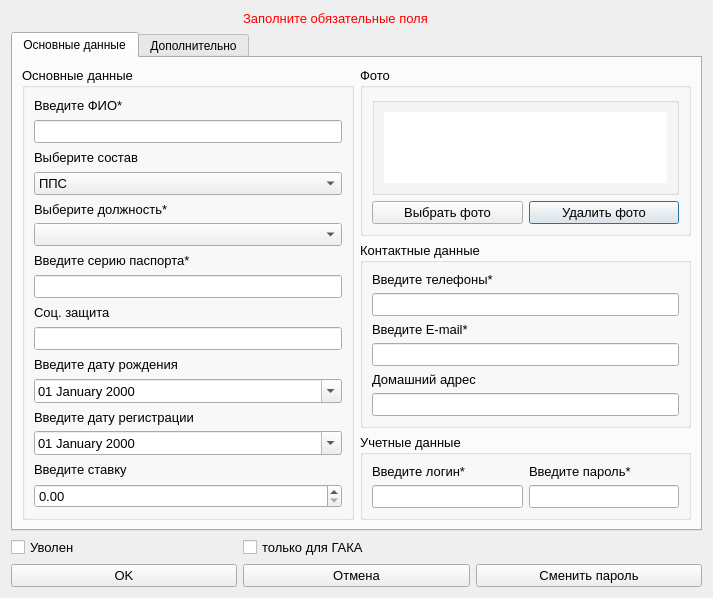
<?xml version="1.0" encoding="UTF-8"?>
<ui version="4.0">
 <class>AddOrEditSotrudnik</class>
 <widget class="QDialog" name="AddOrEditSotrudnik">
  <property name="geometry">
   <rect>
    <x>0</x>
    <y>0</y>
    <width>713</width>
    <height>598</height>
   </rect>
  </property>
  <property name="windowTitle">
   <string>Dialog</string>
  </property>
  <property name="styleSheet">
   <string notr="true"/>
  </property>
  <layout class="QGridLayout" name="gridLayout">
   <item row="0" column="1">
    <widget class="QLabel" name="label_error">
     <property name="font">
      <font>
       <pointsize>10</pointsize>
      </font>
     </property>
     <property name="styleSheet">
      <string notr="true">color:red;</string>
     </property>
     <property name="text">
      <string>Заполните обязательные поля</string>
     </property>
    </widget>
   </item>
   <item row="1" column="0" colspan="3">
    <widget class="QTabWidget" name="tabWidget">
     <property name="currentIndex">
      <number>0</number>
     </property>
     <widget class="QWidget" name="tab">
      <attribute name="title">
       <string>Основные данные</string>
      </attribute>
      <layout class="QGridLayout" name="gridLayout_9">
       <item row="0" column="1">
        <widget class="QGroupBox" name="groupBox_6">
         <property name="sizePolicy">
          <sizepolicy hsizetype="Expanding" vsizetype="Expanding">
           <horstretch>0</horstretch>
           <verstretch>0</verstretch>
          </sizepolicy>
         </property>
         <property name="font">
          <font>
           <pointsize>10</pointsize>
          </font>
         </property>
         <property name="title">
          <string>Фото</string>
         </property>
         <layout class="QGridLayout" name="gridLayout_7">
          <item row="1" column="0" colspan="2">
           <widget class="QGroupBox" name="groupBox_7">
            <property name="sizePolicy">
             <sizepolicy hsizetype="Expanding" vsizetype="Expanding">
              <horstretch>0</horstretch>
              <verstretch>0</verstretch>
             </sizepolicy>
            </property>
            <property name="title">
             <string/>
            </property>
            <layout class="QGridLayout" name="gridLayout_8">
             <item row="0" column="0">
              <widget class="QLabel" name="label_foto">
               <property name="styleSheet">
                <string notr="true">background:white;</string>
               </property>
               <property name="text">
                <string/>
               </property>
               <property name="alignment">
                <set>Qt::AlignBottom|Qt::AlignHCenter</set>
               </property>
              </widget>
             </item>
            </layout>
            <zorder>label_foto</zorder>
            <zorder>groupBox_2</zorder>
           </widget>
          </item>
          <item row="2" column="1">
           <widget class="QPushButton" name="pushButton_delPhoto">
            <property name="font">
             <font>
              <pointsize>10</pointsize>
             </font>
            </property>
            <property name="text">
             <string>Удалить фото</string>
            </property>
            <property name="icon">
             <iconset resource="../resourses.qrc">
              <normaloff>:/img/img/delete.png</normaloff>:/img/img/delete.png</iconset>
            </property>
           </widget>
          </item>
          <item row="2" column="0">
           <widget class="QPushButton" name="pushButton_choosePhoto">
            <property name="font">
             <font>
              <pointsize>10</pointsize>
             </font>
            </property>
            <property name="text">
             <string>Выбрать фото</string>
            </property>
            <property name="icon">
             <iconset resource="../resourses.qrc">
              <normaloff>:/img/img/1134892.png</normaloff>:/img/img/1134892.png</iconset>
            </property>
           </widget>
          </item>
         </layout>
        </widget>
       </item>
       <item row="1" column="1">
        <widget class="QGroupBox" name="groupBox_2">
         <property name="font">
          <font>
           <pointsize>10</pointsize>
          </font>
         </property>
         <property name="title">
          <string>Контактные данные</string>
         </property>
         <layout class="QGridLayout" name="gridLayout_3">
          <item row="0" column="0">
           <widget class="QLabel" name="label_tel">
            <property name="font">
             <font>
              <pointsize>10</pointsize>
             </font>
            </property>
            <property name="text">
             <string>Введите телефоны*</string>
            </property>
           </widget>
          </item>
          <item row="1" column="0">
           <widget class="QLineEdit" name="lineEdit_telephone">
            <property name="font">
             <font>
              <pointsize>10</pointsize>
             </font>
            </property>
           </widget>
          </item>
          <item row="3" column="0">
           <widget class="QLineEdit" name="lineEdit_Email">
            <property name="font">
             <font>
              <pointsize>10</pointsize>
             </font>
            </property>
           </widget>
          </item>
          <item row="5" column="0">
           <widget class="QLabel" name="label_DomAddress">
            <property name="font">
             <font>
              <pointsize>10</pointsize>
             </font>
            </property>
            <property name="text">
             <string>Домашний адрес</string>
            </property>
           </widget>
          </item>
          <item row="6" column="0">
           <widget class="QLineEdit" name="lineEdit_DomAdress">
            <property name="font">
             <font>
              <pointsize>10</pointsize>
             </font>
            </property>
           </widget>
          </item>
          <item row="2" column="0">
           <widget class="QLabel" name="label_mail">
            <property name="font">
             <font>
              <pointsize>10</pointsize>
             </font>
            </property>
            <property name="text">
             <string>Введите E-mail*</string>
            </property>
           </widget>
          </item>
         </layout>
        </widget>
       </item>
       <item row="2" column="1">
        <widget class="QGroupBox" name="groupBox_5">
         <property name="font">
          <font>
           <pointsize>10</pointsize>
          </font>
         </property>
         <property name="title">
          <string>Учетные данные</string>
         </property>
         <layout class="QGridLayout" name="gridLayout_6">
          <item row="1" column="2">
           <widget class="QLineEdit" name="lineEdit_parol">
            <property name="font">
             <font>
              <pointsize>10</pointsize>
             </font>
            </property>
            <property name="echoMode">
             <enum>QLineEdit::Password</enum>
            </property>
           </widget>
          </item>
          <item row="0" column="0">
           <widget class="QLabel" name="label_login">
            <property name="font">
             <font>
              <pointsize>10</pointsize>
             </font>
            </property>
            <property name="text">
             <string>Введите логин*</string>
            </property>
           </widget>
          </item>
          <item row="1" column="0">
           <widget class="QLineEdit" name="lineEdit_Login">
            <property name="font">
             <font>
              <pointsize>10</pointsize>
             </font>
            </property>
            <property name="echoMode">
             <enum>QLineEdit::Password</enum>
            </property>
           </widget>
          </item>
          <item row="0" column="2">
           <widget class="QLabel" name="label_parol">
            <property name="font">
             <font>
              <pointsize>10</pointsize>
             </font>
            </property>
            <property name="text">
             <string>Введите пароль*</string>
            </property>
           </widget>
          </item>
         </layout>
        </widget>
       </item>
       <item row="0" column="0" rowspan="3">
        <widget class="QGroupBox" name="groupBox">
         <property name="font">
          <font>
           <pointsize>10</pointsize>
          </font>
         </property>
         <property name="title">
          <string>Основные данные</string>
         </property>
         <layout class="QGridLayout" name="gridLayout_2">
          <item row="18" column="0">
           <widget class="QDateEdit" name="dateEdit_dateRojdenie">
            <property name="font">
             <font>
              <pointsize>10</pointsize>
             </font>
            </property>
            <property name="displayFormat">
             <string>dd MMMM yyyy</string>
            </property>
            <property name="calendarPopup">
             <bool>true</bool>
            </property>
           </widget>
          </item>
          <item row="17" column="0">
           <widget class="QLabel" name="label_daraRojd">
            <property name="font">
             <font>
              <pointsize>10</pointsize>
             </font>
            </property>
            <property name="text">
             <string>Введите дату рождения</string>
            </property>
           </widget>
          </item>
          <item row="7" column="0">
           <widget class="QLineEdit" name="lineEdit_SeriaPasporta">
            <property name="font">
             <font>
              <pointsize>10</pointsize>
             </font>
            </property>
           </widget>
          </item>
          <item row="0" column="0">
           <widget class="QLabel" name="labelFIO">
            <property name="font">
             <font>
              <pointsize>10</pointsize>
             </font>
            </property>
            <property name="text">
             <string>Введите ФИО*</string>
            </property>
           </widget>
          </item>
          <item row="1" column="0">
           <widget class="QLineEdit" name="lineEdit_FIO">
            <property name="font">
             <font>
              <pointsize>10</pointsize>
             </font>
            </property>
           </widget>
          </item>
          <item row="6" column="0">
           <widget class="QLabel" name="label_seriaPasporta">
            <property name="font">
             <font>
              <pointsize>10</pointsize>
             </font>
            </property>
            <property name="text">
             <string>Введите серию паспорта*</string>
            </property>
           </widget>
          </item>
          <item row="20" column="0">
           <widget class="QDateEdit" name="dateEdit_dateReg">
            <property name="font">
             <font>
              <pointsize>10</pointsize>
             </font>
            </property>
            <property name="displayFormat">
             <string>dd MMMM yyyy</string>
            </property>
            <property name="calendarPopup">
             <bool>true</bool>
            </property>
           </widget>
          </item>
          <item row="19" column="0">
           <widget class="QLabel" name="label_DataReg">
            <property name="font">
             <font>
              <pointsize>10</pointsize>
             </font>
            </property>
            <property name="text">
             <string>Введите дату регистрации</string>
            </property>
           </widget>
          </item>
          <item row="28" column="0">
           <widget class="QDoubleSpinBox" name="lineEdit_Stavka">
            <property name="font">
             <font>
              <pointsize>10</pointsize>
             </font>
            </property>
            <property name="decimals">
             <number>2</number>
            </property>
            <property name="maximum">
             <double>1009999999.000000000000000</double>
            </property>
           </widget>
          </item>
          <item row="27" column="0">
           <widget class="QLabel" name="label_Stavka">
            <property name="font">
             <font>
              <pointsize>10</pointsize>
             </font>
            </property>
            <property name="text">
             <string>Введите ставку</string>
            </property>
           </widget>
          </item>
          <item row="8" column="0">
           <widget class="QLabel" name="label_SocZash">
            <property name="font">
             <font>
              <pointsize>10</pointsize>
             </font>
            </property>
            <property name="text">
             <string>Соц. защита</string>
            </property>
           </widget>
          </item>
          <item row="4" column="0">
           <widget class="QLabel" name="label_dolj">
            <property name="font">
             <font>
              <pointsize>10</pointsize>
             </font>
            </property>
            <property name="text">
             <string>Выберите должность*</string>
            </property>
           </widget>
          </item>
          <item row="5" column="0">
           <widget class="QComboBox" name="comboBox_dolj">
            <property name="font">
             <font>
              <pointsize>10</pointsize>
             </font>
            </property>
           </widget>
          </item>
          <item row="9" column="0">
           <widget class="QLineEdit" name="lineEdit_SocZashita">
            <property name="font">
             <font>
              <pointsize>10</pointsize>
             </font>
            </property>
           </widget>
          </item>
          <item row="2" column="0">
           <widget class="QLabel" name="label_sostav">
            <property name="font">
             <font>
              <pointsize>10</pointsize>
             </font>
            </property>
            <property name="text">
             <string>Выберите состав</string>
            </property>
           </widget>
          </item>
          <item row="3" column="0">
           <widget class="QComboBox" name="comboBox_sostav">
            <property name="font">
             <font>
              <pointsize>10</pointsize>
             </font>
            </property>
            <item>
             <property name="text">
              <string>ППС</string>
             </property>
            </item>
            <item>
             <property name="text">
              <string>УВС</string>
             </property>
            </item>
           </widget>
          </item>
         </layout>
        </widget>
       </item>
      </layout>
     </widget>
     <widget class="QWidget" name="tab_2">
      <attribute name="title">
       <string>Дополнительно</string>
      </attribute>
      <layout class="QGridLayout" name="gridLayout_10">
       <item row="0" column="0">
        <widget class="QGroupBox" name="groupBox_3">
         <property name="font">
          <font>
           <pointsize>10</pointsize>
          </font>
         </property>
         <property name="title">
          <string>Образование и стаж</string>
         </property>
         <layout class="QGridLayout" name="gridLayout_4">
          <item row="1" column="0">
           <widget class="QLineEdit" name="lineEdit_Obrazovanie">
            <property name="font">
             <font>
              <pointsize>10</pointsize>
             </font>
            </property>
           </widget>
          </item>
          <item row="0" column="0">
           <widget class="QLabel" name="label_obrazov">
            <property name="font">
             <font>
              <pointsize>10</pointsize>
             </font>
            </property>
            <property name="text">
             <string>Введите образование*</string>
            </property>
           </widget>
          </item>
          <item row="2" column="0">
           <widget class="QLabel" name="label_UchZvan">
            <property name="font">
             <font>
              <pointsize>10</pointsize>
             </font>
            </property>
            <property name="text">
             <string>Введите учебное звание</string>
            </property>
           </widget>
          </item>
          <item row="3" column="0">
           <widget class="QLineEdit" name="lineEdit_UchebnoZvanie">
            <property name="font">
             <font>
              <pointsize>10</pointsize>
             </font>
            </property>
            <property name="text">
             <string>нет</string>
            </property>
           </widget>
          </item>
          <item row="4" column="0">
           <widget class="QLabel" name="label_ObshiiStaj">
            <property name="font">
             <font>
              <pointsize>10</pointsize>
             </font>
            </property>
            <property name="text">
             <string>Введите общий стаж</string>
            </property>
           </widget>
          </item>
          <item row="5" column="0">
           <widget class="QLineEdit" name="lineEdit_ObshiiStaj">
            <property name="font">
             <font>
              <pointsize>10</pointsize>
             </font>
            </property>
           </widget>
          </item>
          <item row="6" column="0">
           <widget class="QLabel" name="label_StajKGTU">
            <property name="font">
             <font>
              <pointsize>10</pointsize>
             </font>
            </property>
            <property name="text">
             <string>Введите стаж в КГТУ</string>
            </property>
           </widget>
          </item>
          <item row="7" column="0">
           <widget class="QLineEdit" name="lineEdit_StajVKGTU">
            <property name="font">
             <font>
              <pointsize>10</pointsize>
             </font>
            </property>
           </widget>
          </item>
          <item row="8" column="0">
           <widget class="QLabel" name="label_PedStaj">
            <property name="font">
             <font>
              <pointsize>10</pointsize>
             </font>
            </property>
            <property name="text">
             <string>Введите педагогический стаж</string>
            </property>
           </widget>
          </item>
          <item row="9" column="0">
           <widget class="QLineEdit" name="lineEdit_pedStaj">
            <property name="font">
             <font>
              <pointsize>10</pointsize>
             </font>
            </property>
           </widget>
          </item>
         </layout>
        </widget>
       </item>
       <item row="1" column="0">
        <widget class="QGroupBox" name="groupBox_4">
         <property name="font">
          <font>
           <pointsize>10</pointsize>
          </font>
         </property>
         <property name="title">
          <string>Дополнительные данные</string>
         </property>
         <layout class="QGridLayout" name="gridLayout_5">
          <item row="1" column="0">
           <widget class="QComboBox" name="comboBox_SemeqnoePoloj">
            <property name="font">
             <font>
              <pointsize>10</pointsize>
             </font>
            </property>
            <item>
             <property name="text">
              <string>холост</string>
             </property>
            </item>
            <item>
             <property name="text">
              <string>в браке</string>
             </property>
            </item>
           </widget>
          </item>
          <item row="0" column="0">
           <widget class="QLabel" name="label_SemPoloj">
            <property name="font">
             <font>
              <pointsize>10</pointsize>
             </font>
            </property>
            <property name="text">
             <string>Семейное положение</string>
            </property>
           </widget>
          </item>
          <item row="0" column="1">
           <widget class="QLabel" name="label_nacion">
            <property name="font">
             <font>
              <pointsize>10</pointsize>
             </font>
            </property>
            <property name="text">
             <string>Введите национальность</string>
            </property>
           </widget>
          </item>
          <item row="1" column="1">
           <widget class="QLineEdit" name="lineEdit_MestoRaboti">
            <property name="font">
             <font>
              <pointsize>10</pointsize>
             </font>
            </property>
           </widget>
          </item>
          <item row="2" column="0">
           <widget class="QLabel" name="label_mestorojd">
            <property name="font">
             <font>
              <pointsize>10</pointsize>
             </font>
            </property>
            <property name="text">
             <string>Место рождение</string>
            </property>
           </widget>
          </item>
          <item row="3" column="0">
           <widget class="QLineEdit" name="lineEdit_MestoRojdenia">
            <property name="font">
             <font>
              <pointsize>10</pointsize>
             </font>
            </property>
           </widget>
          </item>
          <item row="2" column="1">
           <widget class="QLabel" name="label_mestoRab">
            <property name="font">
             <font>
              <pointsize>10</pointsize>
             </font>
            </property>
            <property name="text">
             <string>Введите место работы</string>
            </property>
           </widget>
          </item>
          <item row="3" column="1">
           <widget class="QLineEdit" name="lineEdit_Nacionalnost">
            <property name="font">
             <font>
              <pointsize>10</pointsize>
             </font>
            </property>
           </widget>
          </item>
         </layout>
        </widget>
       </item>
      </layout>
     </widget>
    </widget>
   </item>
   <item row="2" column="0">
    <widget class="QCheckBox" name="checkBox_status">
     <property name="font">
      <font>
       <pointsize>10</pointsize>
      </font>
     </property>
     <property name="text">
      <string>Уволен</string>
     </property>
    </widget>
   </item>
   <item row="2" column="1">
    <widget class="QCheckBox" name="checkBox_OnlyGak">
     <property name="font">
      <font>
       <pointsize>10</pointsize>
      </font>
     </property>
     <property name="text">
      <string>только для ГАКА</string>
     </property>
    </widget>
   </item>
   <item row="3" column="0">
    <widget class="QPushButton" name="pushButton_OK">
     <property name="font">
      <font>
       <pointsize>10</pointsize>
      </font>
     </property>
     <property name="text">
      <string>OK</string>
     </property>
     <property name="icon">
      <iconset resource="../resourses.qrc">
       <normaloff>:/img/img/ok.png</normaloff>:/img/img/ok.png</iconset>
     </property>
    </widget>
   </item>
   <item row="3" column="1">
    <widget class="QPushButton" name="pushButton_Cancel">
     <property name="font">
      <font>
       <pointsize>10</pointsize>
      </font>
     </property>
     <property name="text">
      <string>Отмена</string>
     </property>
     <property name="icon">
      <iconset resource="../resourses.qrc">
       <normaloff>:/img/img/cancel.png</normaloff>:/img/img/cancel.png</iconset>
     </property>
    </widget>
   </item>
   <item row="3" column="2">
    <widget class="QPushButton" name="pushButton_changePassword">
     <property name="font">
      <font>
       <pointsize>10</pointsize>
      </font>
     </property>
     <property name="text">
      <string>Сменить пароль</string>
     </property>
     <property name="icon">
      <iconset resource="../resourses.qrc">
       <normaloff>:/img/img/1118971.png</normaloff>:/img/img/1118971.png</iconset>
     </property>
    </widget>
   </item>
  </layout>
 </widget>
 <resources>
  <include location="../resourses.qrc"/>
 </resources>
 <connections/>
</ui>
